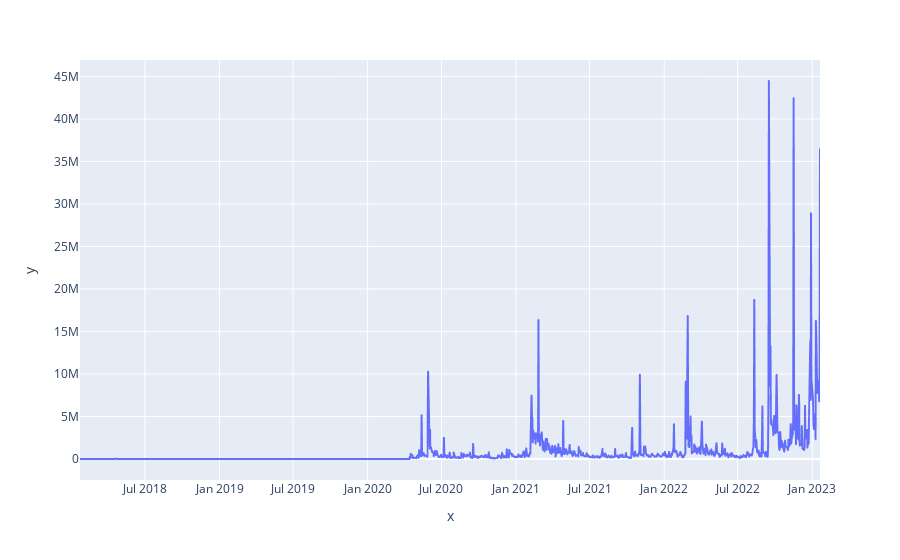

The notebook cell saved with this chart:
### Markdown cell above
This line plot clearly indicates that there are huge spikes in second half(Octy-Mar) of the financial year for volume traded of this stock over several year.

### Code cell
fig = px.line(x=df.date, y=df.volume)
fig.show()

### Figure 1 — Plotly figure (JSON) as saved in the notebook; plotly's stock layout.template omitted (floating-point values rounded to 4 significant figures; data arrays with more than 128 entries replaced by an {"elided": "..."} marker saying what was removed)
{"data": [{"hovertemplate": "x=%{x}<br>y=%{y}<extra></extra>", "legendgroup": "", "line": {"color": "#636efa", "dash": "solid"}, "marker": {"symbol": "circle"}, "mode": "lines", "name": "", "showlegend": false, "type": "scattergl", "x": {"elided": "1259 str values"}, "xaxis": "x", "y": {"elided": "1259 int values"}, "yaxis": "y"}], "layout": {"legend": {"tracegroupgap": 0}, "margin": {"t": 60}, "xaxis": {"anchor": "y", "domain": [0, 1], "title": {"text": "x"}}, "yaxis": {"anchor": "x", "domain": [0, 1], "title": {"text": "y"}}}}
